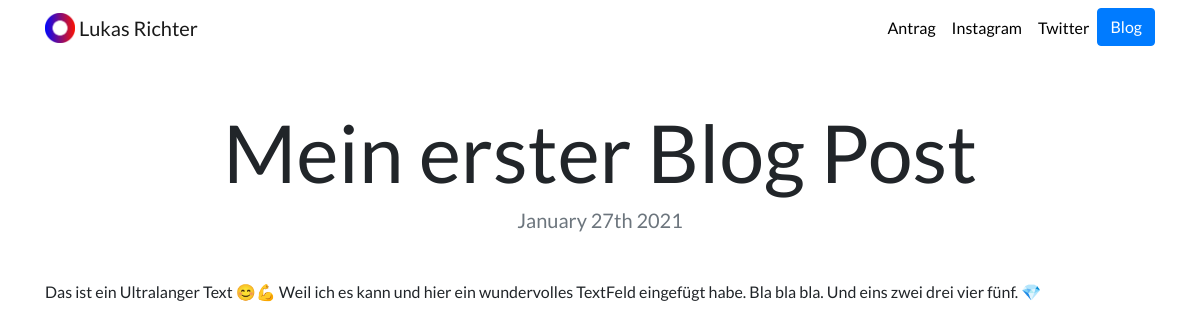
Page /blog/1/ on the committed database.
### blog/models.py (models this page shows, shortened)
class BlogPost(models.Model):
    title = models.CharField(max_length=200)
    date = models.DateTimeField()
    content = models.TextField()

### blog/views.py (the view)
# urls.py: path('<int:post_id>/', views.detail, name='detail'),
def detail(request, post_id):
    blog = get_object_or_404(BlogPost, pk=post_id)
    return render(request, 'blog/detail.html', {'blog':blog})

### blog/templates/blog/detail.html
{% extends "portfolio/base.html" %}
{% load static %}
{% block content %}
<h1 class="text-center mt-5" id="blogdetailtitle">{{ blog.title }}</h1>
<h5 class="text-center text-muted mb-5">{{ blog.date|date:'F jS Y' }}</h5>
{{ blog.content|safe }}
{% endblock %}

### portfolio/static/portfolio/custom.css (style rules this page uses)
body { font-family: 'Lato', sans-serif; }
@media (min-width: 992px) { #blogdetailtitle { font-size: 5rem; } }

### rows in the picture
BlogPost: title "Mein erster Blog Post", date "January 27th 2021", content "Das ist ein Ultralanger Text 😊💪 Weil ich es kann und hier ein wundervolles TextFeld eingefügt habe. Bla bla bla. Und eins zwei drei vier fünf. 💎"
